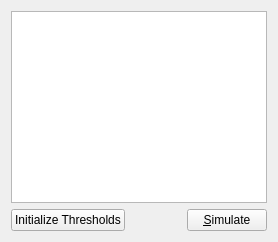
     <widget class="QWidget" name="tabSpecies">
      <attribute name="title">
       <string>&amp;Species</string>
      </attribute>
      <layout class="QHBoxLayout" name="horizontalLayout_6">
       <item>
        <layout class="QVBoxLayout" name="verticalLayout_5">
         <item>
          <widget class="QTableView" name="speciesTableView"/>
         </item>
         <item>
          <layout class="QHBoxLayout" name="horizontalLayout_5">
           <item>
            <widget class="QPushButton" name="buttonInitializeThresholdsSpecies">
             <property name="text">
              <string>Initialize Thresholds</string>
             </property>
            </widget>
           </item>
           <item>
            <spacer name="horizontalSpacer_7">
             <property name="orientation">
              <enum>Qt::Horizontal</enum>
             </property>
             <property name="sizeHint" stdset="0">
              <size>
               <width>40</width>
               <height>20</height>
              </size>
             </property>
            </spacer>
           </item>
           <item>
            <widget class="QPushButton" name="simulateButtonSpecies">
             <property name="sizePolicy">
              <sizepolicy hsizetype="Expanding" vsizetype="Fixed">
               <horstretch>0</horstretch>
               <verstretch>0</verstretch>
              </sizepolicy>
             </property>
             <property name="text">
              <string>&amp;Simulate</string>
             </property>
            </widget>
           </item>
          </layout>
         </item>
        </layout>
       </item>
      </layout>
     </widget>
